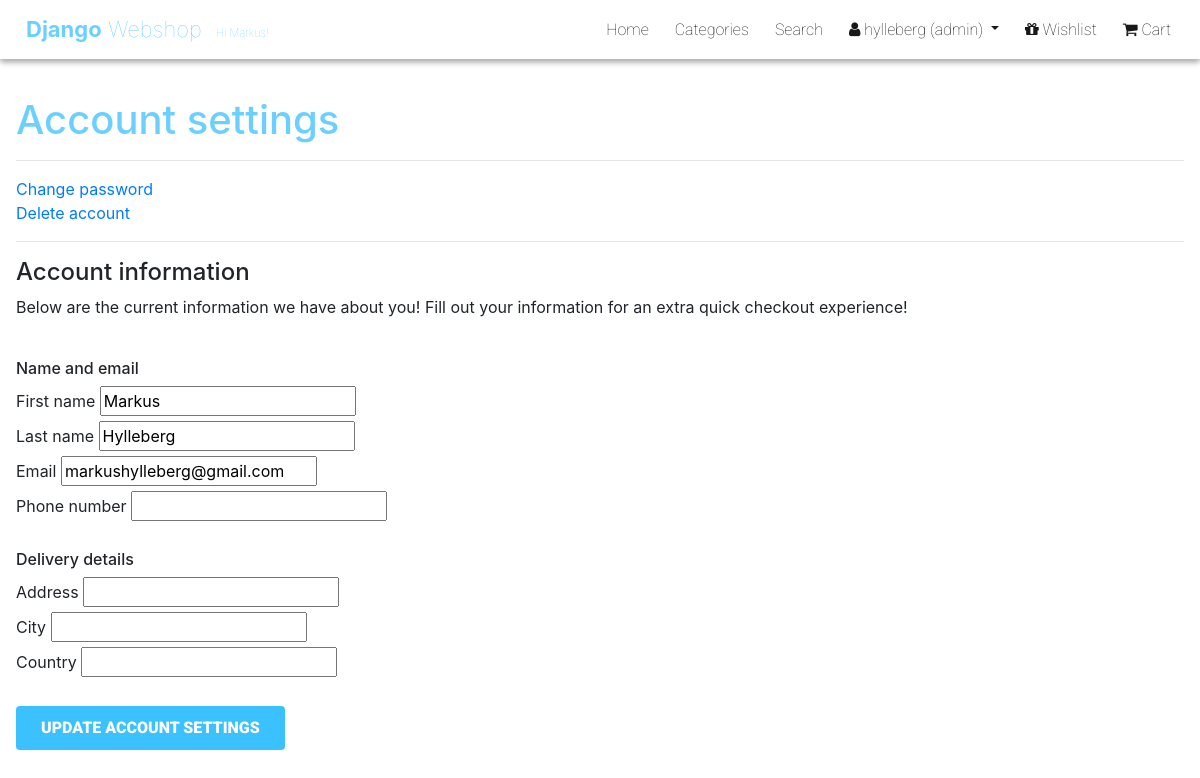
The page /account/account_settings/ (signed in) on the database as committed earlier.
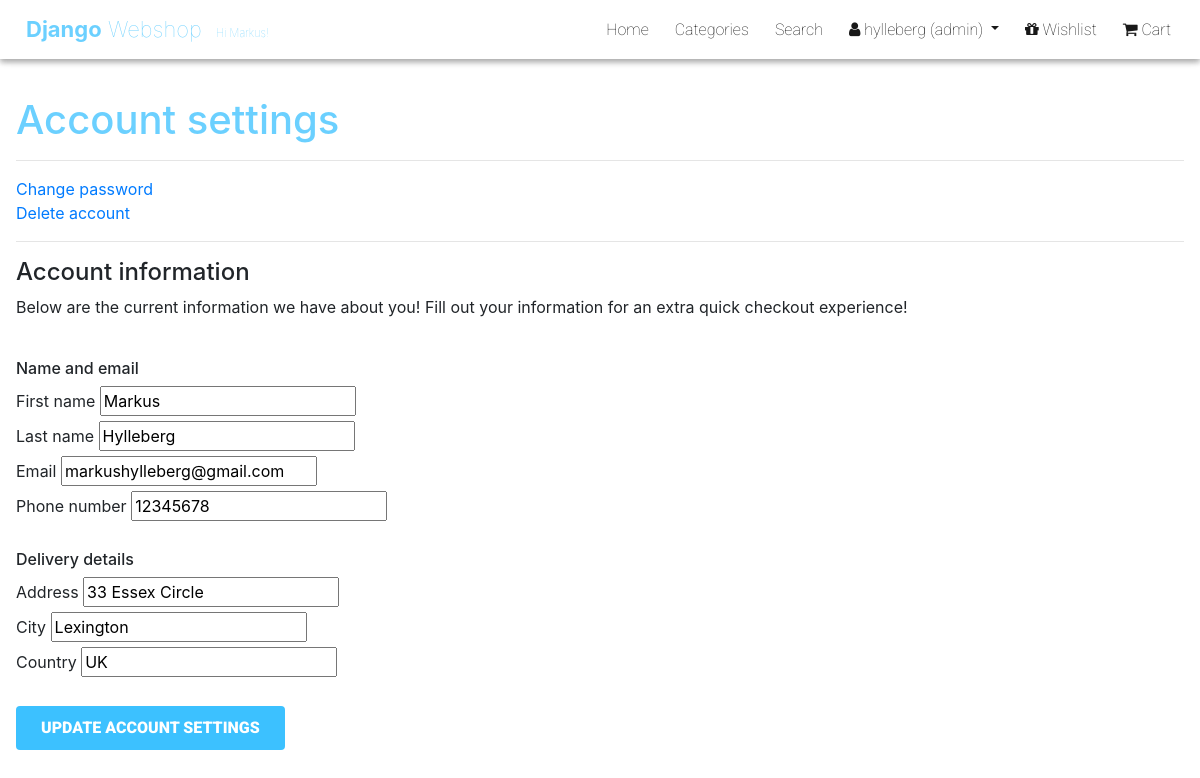
The same page on the database as committed later.
### account/models.py (models this page shows, shortened)
class UserProfile(models.Model):
    user = models.OneToOneField(User, on_delete=models.CASCADE)
    address = models.CharField(max_length=200, null=True, blank=True, default='')
    city = models.CharField(max_length=120, null=True, blank=True, default='')
    country = models.CharField(max_length=90, null=True, blank=True, default='')
    phone_number = models.CharField(max_length=20, null=True, blank=True, default='')

### account/views.py (the view, shortened to what this page needs)
# urls.py: path('account_settings/', views.account_settings, name='account_settings'),
def account_settings(req):
    user_details = UserProfile.objects.get(user=req.user.id)
    init_user_first_name = req.user.first_name
    init_user_last_name = req.user.last_name
    init_user_email = req.user.email
    init_userprofile_phone_number = user_details.phone_number
    init_userprofile_address = user_details.address
    init_userprofile_city = user_details.city
    init_userprofile_country = user_details.country
    context = {
        'first_name': req.user.first_name,
        'last_name': req.user.last_name,
        'email': req.user.email,
        'address': init_userprofile_address,
        'city': init_userprofile_city,
        'country': init_userprofile_country,
        'phone_number': init_userprofile_phone_number
    }
    return render(req, 'account_settings.html', context)

### account/templates/account_settings.html (shortened to what this page needs)
{% extends './_base.html' %}
{% block content %}
    <div class="p-3 space-for-nav text-left align-center justify-content-*">
        <h1 class="dws-blue">Account settings</h1>
        <hr />
        <div>
            <a href={% url 'change_password' %}>Change password</a>
        </div>
        <div>
            <a href={% url 'delete_account' %}>Delete account</a>
        </div>
        <hr />
        <h4>Account information</h4>
        <p>Below are the current information we have about you! Fill out your information for an extra quick checkout experience!</p>
        <br />
        <div>
            <form action="{% url 'account_settings' %}" method="POST">
                <h6>Name and email</h6>
                <div class="input-pair">
                    <label for="account_first_name">First name</label>
                    <input id="account_first_name" name="account_first_name" type="text" value="{{ first_name }}">
                </div>
                <div class="input-pair">
                    <label for="account_last_name">Last name</label>
                    <input id="account_last_name" name="account_last_name" type="text" value="{{ last_name }}">
                </div>
                <div class="input-pair">
                    <label for="account_email">Email</label>
                    <input id="account_email" name="account_email" type="email" value="{{ email }}">
                </div>
                <div class="input-pair">
                    <label for="account_phone">Phone number</label>
                    <input id="account_phone" name="account_phone" value="{{ phone_number }}">
                </div>
            <br />
                <h6>Delivery details</h6>
                <div class="input-pair">
                    <label for="account_address">Address</label>
                    <input id="account_address" name="account_address" type="text" value="{{ address }}">
                </div>
                <div class="input-pair">
                    <label for="account_city">City</label>
                    <input id="account_city" name="account_city" value="{{ city }}">
                </div>
                <div class="input-pair">
                    <label for="account_country">Country</label>
                    <input id="account_country" name="account_country" value="{{ country }}">
                </div>
            <br />
            <button class="btn btn-primary">UPDATE ACCOUNT SETTINGS</button>
            </form>
        </div>
    </div>
{% endblock %}

Rows that differ between the two databases and show on the page:
now on this page (row edited): UserProfile: account_phone "12345678", account_address "33 Essex Circle", account_city "Lexington", account_country "UK"
